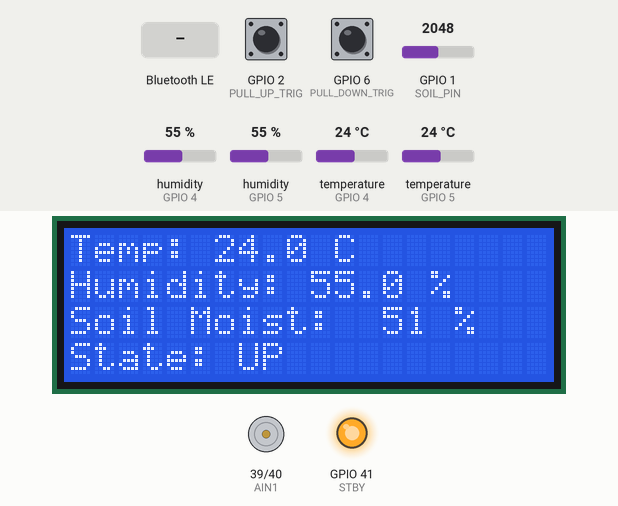
The sketch below on a simulated ESP32-S3. On the bench: 20×4 character LCD, motor-driver pin pairs drawn as motors (green arrow = first pin HIGH = forward, orange = second pin HIGH = backward, longer = more drive, scaled by the enable pin, stopped while the standby pin is LOW), output pins drawn as LEDs (lit = HIGH). Inputs (shaded band) come from the test bench; at power-on: GPIO 6 (PULL_DOWN_TRIG) LOW, humidity (sensors on GPIO 4, GPIO 5) 55 %, GPIO 1 (SOIL_PIN) = 2048, temperature (sensors on GPIO 4, GPIO 5) 24 °C, GPIO 2 (PULL_UP_TRIG) LOW (analog values on the 0–4095 scale). WiFi joins after 1.5 s; servers stay silent unless stated; uploads are accepted with an empty reply; nothing arrives over Bluetooth unless stated; a phone connects over Bluetooth LE 3 s after start; what the sketch prints to the serial monitor is not drawn.

Above: at 2.7 s.
2.8 s: GPIO 6 (PULL_DOWN_TRIG) pulled HIGH for 0.15 s
At 4.5 s:
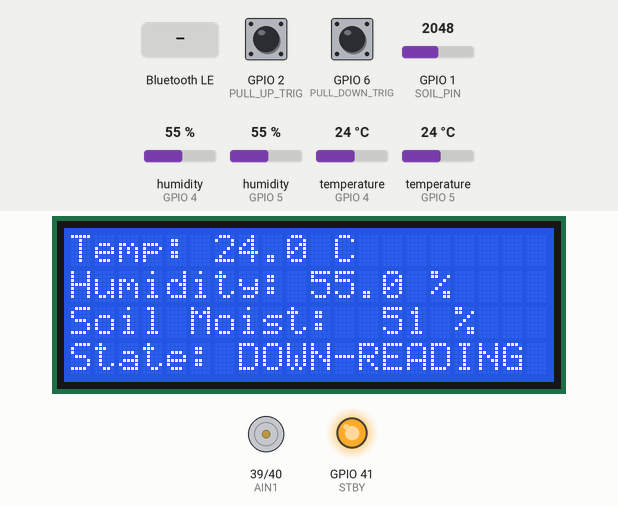
5.6 s: Bluetooth LE write "U" received
At 6.6 s:
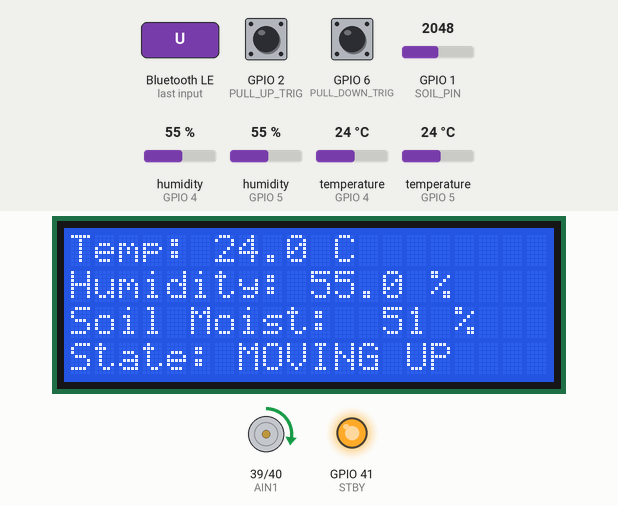
8.6 s: humidity (sensor on GPIO 4) set to 22 %
At 11.4 s:
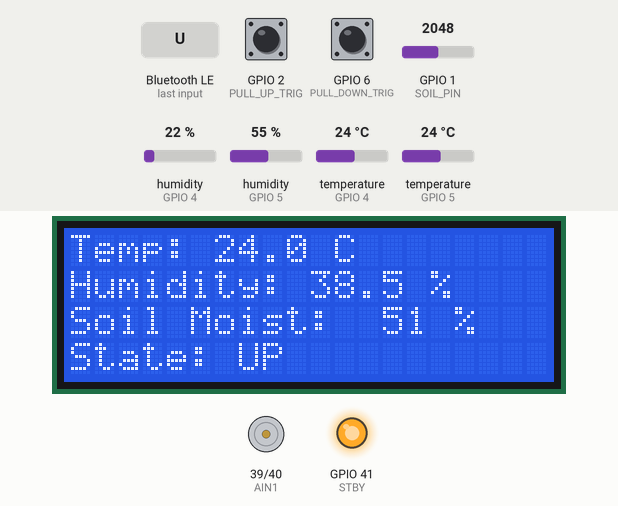
11.8 s: humidity (sensor on GPIO 5) set to 22 %
At 15.5 s:
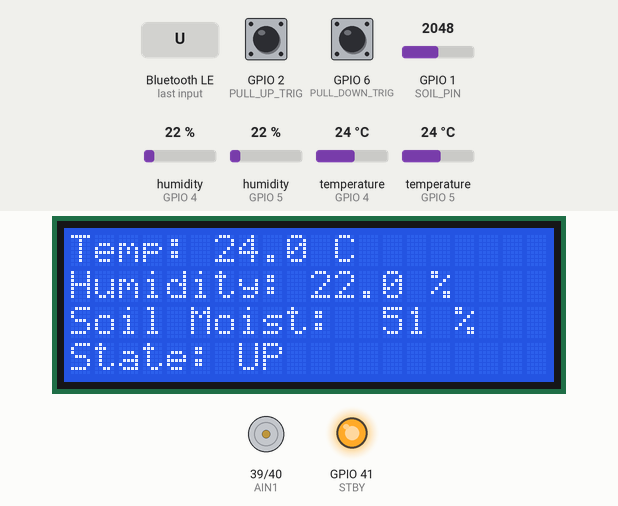
15.8 s: GPIO 1 (SOIL_PIN) set to 2866
At 17.4 s:
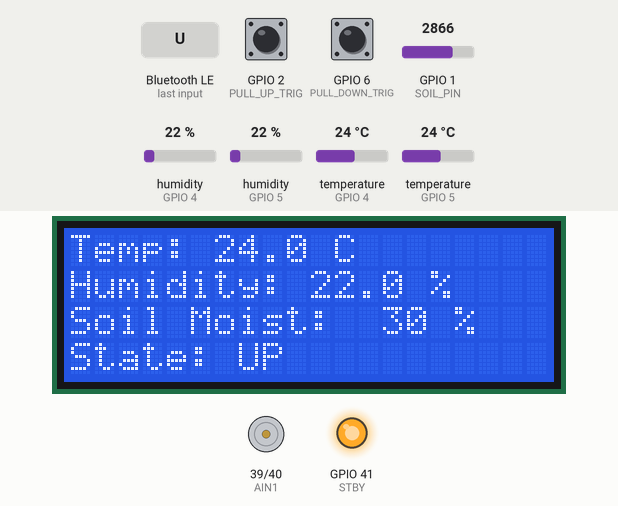
17.8 s: temperature (sensor on GPIO 4) set to 12 °C
At 19.1 s:
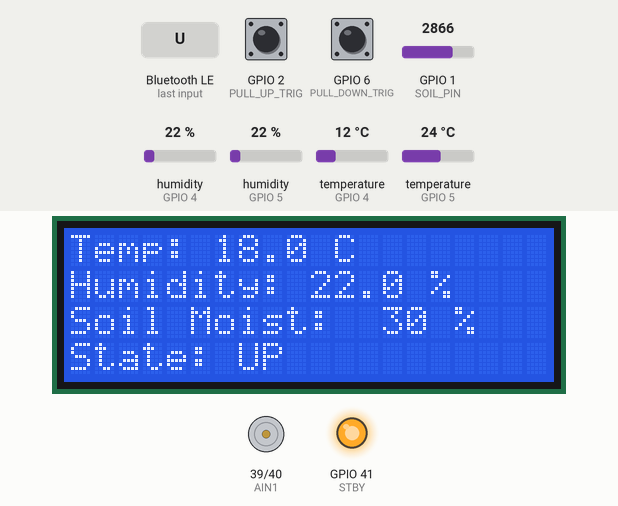
Timing chart, 0 to 20.7 s (numbered marks = the images above; inputs shaded):
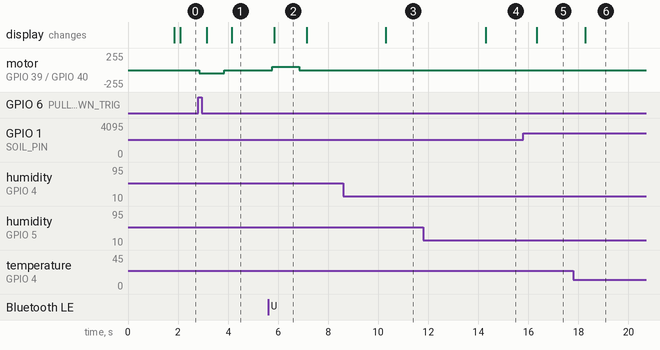

The sketch:

ESP32-S3_Environment.ino
```cpp
#include <Wire.h>
#include <LiquidCrystal_I2C.h>
#include <DHT.h>
#include <BLEDevice.h>
#include <BLEServer.h>
#include <BLEUtils.h>
#include <BLE2902.h>
#include <WiFi.h>
#include <HTTPClient.h>
#include <WiFiClientSecure.h>

// ---------- Wi-Fi ----------
const char* WIFI_SSID = "Admin";
const char* WIFI_PASSWORD = "password";

// ---------- Supabase ----------
const char* SUPABASE_URL = "https://mtnmknzwfuedryclqbyr.supabase.co";
const char* SUPABASE_KEY = "sb_publishable_A_Bklp1oP-X2Vm00TC7sng_yzl3eQWP";

const unsigned long SUPABASE_INTERVAL = 1000;
unsigned long lastSupabaseUpload = 0;

// ---------- DHT22 ----------
#define DHT1_PIN 4
#define DHT2_PIN 5
#define DHT_TYPE DHT22

DHT dht1(DHT1_PIN, DHT_TYPE);
DHT dht2(DHT2_PIN, DHT_TYPE);

// ---------- Soil Moisture ----------
#define SOIL_PIN 1
#define SOIL_DRY 4095
#define SOIL_WET 100

// ---------- LCD ----------
#define SDA_PIN 8
#define SCL_PIN 9

LiquidCrystal_I2C lcd(0x27, 20, 4);

// ---------- Motor (TB6612FNG) ----------
#define PWM_A 38
#define AIN1 39
#define AIN2 40
#define STBY 41

// ---------- GPIO Triggers ----------
#define PULL_UP_TRIG 2
#define PULL_DOWN_TRIG 6

// ---------- Timings ----------
#define DOWN_TIME 800
#define UP_TIME 1100
#define DHT_INTERVAL 2000
#define SOIL_SAMPLE_INTERVAL 500
#define LCD_INTERVAL 500

enum State {
  STATE_UP,
  STATE_MOVING_DOWN,
  STATE_DOWN_READING,
  STATE_MOVING_UP
};

State state = STATE_UP;

bool lastUpTrig = LOW;
bool lastDownTrig = LOW;

unsigned long stateStart = 0;
unsigned long lastDhtRead = 0;
unsigned long lastSoilSample = 0;
unsigned long lastLcdUpdate = 0;

float avgTemp = 0;
float avgHum = 0;

int currentSoilPct = 0;

long soilSum = 0;
int soilCount = 0;
int finalSoilAvg = 0;

const char* stateText[] = {
  "UP",
  "MOVING DOWN",
  "DOWN-READING",
  "MOVING UP"
};

// ---------- BLE ----------
#define SERVICE_UUID "6E400001-B5A3-F393-E0A9-E50E24DCCA9E"
#define CHARACTERISTIC_UUID "6E400002-B5A3-F393-E0A9-E50E24DCCA9E"

BLECharacteristic* pRxChar;

volatile bool bleUpFlag = false;
volatile bool bleDownFlag = false;

class RxCallback : public BLECharacteristicCallbacks {
  void onWrite(BLECharacteristic* c) {
    String val = c->getValue();

    if (val.length() > 0) {
      char cmd = val[0];

      if (cmd == 'U' || cmd == 'u') {
        bleUpFlag = true;
      }

      if (cmd == 'D' || cmd == 'd') {
        bleDownFlag = true;
      }
    }
  }
};

void bleInit() {
  BLEDevice::init("EAAR");

  BLEServer* pServer = BLEDevice::createServer();

  BLEService* pService =
    pServer->createService(SERVICE_UUID);

  pRxChar = pService->createCharacteristic(
    CHARACTERISTIC_UUID,
    BLECharacteristic::PROPERTY_WRITE
  );

  pRxChar->setCallbacks(new RxCallback());

  pService->start();
  pServer->getAdvertising()->start();
}

// ---------- Wi-Fi ----------
void connectWiFi() {
  Serial.println();
  Serial.print("Connecting to Wi-Fi");

  WiFi.mode(WIFI_STA);
  WiFi.begin(WIFI_SSID, WIFI_PASSWORD);

  unsigned long startTime = millis();

  while (WiFi.status() != WL_CONNECTED &&
         millis() - startTime < 15000) {
    delay(250);
    Serial.print(".");
  }

  Serial.println();

  if (WiFi.status() == WL_CONNECTED) {
    Serial.println("Wi-Fi connected");
    Serial.print("IP: ");
    Serial.println(WiFi.localIP());
  } else {
    Serial.println("Wi-Fi connection failed");
  }
}

// ---------- Supabase ----------
void uploadToSupabase() {
  if (WiFi.status() != WL_CONNECTED) {
    Serial.println("Supabase upload skipped: Wi-Fi disconnected");
    return;
  }

  if (isnan(avgTemp) || isnan(avgHum)) {
    Serial.println("Supabase upload skipped: invalid DHT data");
    return;
  }

  WiFiClientSecure client;
  client.setInsecure();

  HTTPClient http;

  String url =
    String(SUPABASE_URL) +
    "/rest/v1/environment_readings";

  if (!http.begin(client, url)) {
    Serial.println("Supabase HTTP begin failed");
    return;
  }

  http.setTimeout(2000);

  http.addHeader("Content-Type", "application/json");
  http.addHeader("apikey", SUPABASE_KEY);
  http.addHeader("Authorization", String("Bearer ") + SUPABASE_KEY);
  http.addHeader("Prefer", "return=minimal");

  String payload = "{";
  payload += "\"temperature\":" + String(avgTemp, 2) + ",";
  payload += "\"humidity\":" + String(avgHum, 2) + ",";
  payload += "\"soil_moisture\":" + String(currentSoilPct);
  payload += "}";

  int httpCode = http.POST(payload);

  Serial.print("Supabase HTTP: ");
  Serial.println(httpCode);

  if (httpCode >= 200 && httpCode < 300) {
    Serial.println("Supabase upload OK");
  } else {
    Serial.print("Supabase error: ");
    Serial.println(http.getString());
  }

  http.end();
}

// ---------- Motor ----------
void motorStop() {
  ledcWrite(PWM_A, 0);
}

void motorDown() {
  digitalWrite(AIN1, LOW);
  digitalWrite(AIN2, HIGH);
  ledcWrite(PWM_A, 50);
}

void motorUp() {
  digitalWrite(AIN1, HIGH);
  digitalWrite(AIN2, LOW);
  ledcWrite(PWM_A, 50);
}

// ---------- Soil ----------
int readSoilPercent() {
  int raw = analogRead(SOIL_PIN);

  return constrain(
    map(raw, SOIL_DRY, SOIL_WET, 0, 100),
    0,
    100
  );
}

// ---------- LCD ----------
void updateLCD() {
  char tBuf[6];
  char hBuf[6];

  dtostrf(avgTemp, 4, 1, tBuf);
  dtostrf(avgHum, 4, 1, hBuf);

  char line1[21];
  char line2[21];
  char line3[21];
  char line4[21];

  snprintf(
    line1,
    sizeof(line1),
    "Temp: %s C      ",
    tBuf
  );

  snprintf(
    line2,
    sizeof(line2),
    "Humidity: %s %%   ",
    hBuf
  );

  snprintf(
    line3,
    sizeof(line3),
    "Soil Moist: %3d %% ",
    currentSoilPct
  );

  snprintf(
    line4,
    sizeof(line4),
    "State: %-12s",
    stateText[state]
  );

  lcd.setCursor(0, 0);
  lcd.print(line1);

  lcd.setCursor(0, 1);
  lcd.print(line2);

  lcd.setCursor(0, 2);
  lcd.print(line3);

  lcd.setCursor(0, 3);
  lcd.print(line4);
}

// ---------- Setup ----------
void setup() {
  Serial.begin(115200);

  Wire.begin(SDA_PIN, SCL_PIN);

  dht1.begin();
  dht2.begin();

  analogReadResolution(12);

  pinMode(AIN1, OUTPUT);
  pinMode(AIN2, OUTPUT);
  pinMode(STBY, OUTPUT);

  digitalWrite(STBY, HIGH);

  ledcAttach(PWM_A, 5000, 8);

  pinMode(PULL_UP_TRIG, INPUT_PULLDOWN);
  pinMode(PULL_DOWN_TRIG, INPUT_PULLDOWN);

  lcd.init();
  lcd.backlight();

  bleInit();

  connectWiFi();
}

// ---------- Main Loop ----------
void loop() {
  unsigned long now = millis();

  // ---- DHT read ----
  if (now - lastDhtRead >= DHT_INTERVAL) {
    lastDhtRead = now;

    float t1 = dht1.readTemperature();
    float h1 = dht1.readHumidity();

    float t2 = dht2.readTemperature();
    float h2 = dht2.readHumidity();

    if (!isnan(t1) && !isnan(h1) &&
        !isnan(t2) && !isnan(h2)) {

      avgTemp = (t1 + t2) / 2.0;
      avgHum = (h1 + h2) / 2.0;

    } else {
      Serial.println("DHT read failed");
    }
  }

  // ---- Soil ----
  currentSoilPct = readSoilPercent();

  // ---- Supabase upload ----
  if (now - lastSupabaseUpload >= SUPABASE_INTERVAL) {
    lastSupabaseUpload = now;
    uploadToSupabase();
  }

  // ---- GPIO trigger edges ----
  bool upTrig = digitalRead(PULL_UP_TRIG);
  bool downTrig = digitalRead(PULL_DOWN_TRIG);

  bool upEdge =
    (upTrig == HIGH && lastUpTrig == LOW) ||
    bleUpFlag;

  bool downEdge =
    (downTrig == HIGH && lastDownTrig == LOW) ||
    bleDownFlag;

  bleUpFlag = false;
  bleDownFlag = false;

  if (state == STATE_UP && downEdge) {
    Serial.println("PULL_DOWN triggered");

    motorDown();

    stateStart = now;
    state = STATE_MOVING_DOWN;
  }

  if (state == STATE_MOVING_DOWN &&
      now - stateStart >= DOWN_TIME) {

    motorStop();

    soilSum = 0;
    soilCount = 0;

    lastSoilSample = now;

    state = STATE_DOWN_READING;
  }

  if (state == STATE_DOWN_READING) {

    if (now - lastSoilSample >= SOIL_SAMPLE_INTERVAL) {
      lastSoilSample = now;

      soilSum += currentSoilPct;
      soilCount++;
    }

    if (upEdge) {
      finalSoilAvg =
        (soilCount > 0) ?
        (soilSum / soilCount) :
        0;

      Serial.printf(
        "Final Soil Moisture Average: %d %%\n",
        finalSoilAvg
      );

      motorUp();

      stateStart = now;
      state = STATE_MOVING_UP;
    }
  }

  if (state == STATE_MOVING_UP &&
      now - stateStart >= UP_TIME) {

    motorStop();
    state = STATE_UP;
  }

  lastUpTrig = upTrig;
  lastDownTrig = downTrig;

  // ---- LCD ----
  if (now - lastLcdUpdate >= LCD_INTERVAL) {
    lastLcdUpdate = now;
    updateLCD();
  }
}
```

Measured:
- after the input at 2.8 s, motor on GPIO 39 (AIN1) / GPIO 40 (AIN2): stopped → backward 50/255 at once, → stopped 1.0 s later; the display: first changes after 0.34 s (image 1 shows a later state)
- after the input at 5.6 s, motor on GPIO 39 (AIN1) / GPIO 40 (AIN2): stopped → forward 50/255 after 0.17 s, → stopped 1.1 s later; the display: changes after 0.24 s (image 2)
- after the input at 8.6 s, the display: changes after 1.7 s (image 3)
- after the input at 11.8 s, the display: changes after 2.5 s (image 4)
- after the input at 15.8 s, the display: changes after 0.54 s (image 5)
- after the input at 17.8 s, the display: changes after 0.48 s (image 6)
- what the display in image 2 shows lasts 1.3 s, from 5.8 s to 7.1 s
